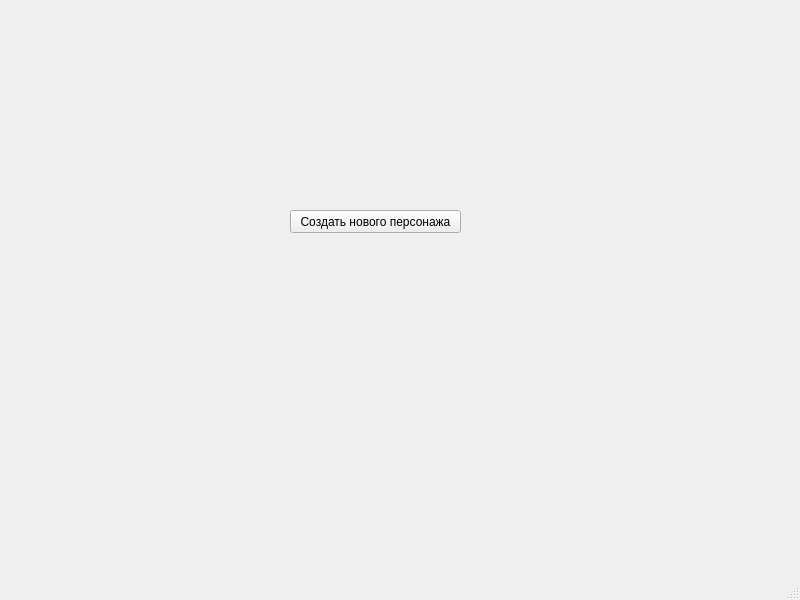
<?xml version="1.0" encoding="UTF-8"?>
<ui version="4.0">
 <class>MainWindow</class>
 <widget class="QMainWindow" name="MainWindow">
  <property name="geometry">
   <rect>
    <x>0</x>
    <y>0</y>
    <width>800</width>
    <height>600</height>
   </rect>
  </property>
  <property name="windowTitle">
   <string>MainWindow</string>
  </property>
  <widget class="QWidget" name="centralwidget">
   <widget class="QPushButton" name="NewCharacterBut">
    <property name="geometry">
     <rect>
      <x>290</x>
      <y>210</y>
      <width>171</width>
      <height>23</height>
     </rect>
    </property>
    <property name="text">
     <string>Создать нового персонажа</string>
    </property>
   </widget>
  </widget>
  <widget class="QMenuBar" name="menubar">
   <property name="geometry">
    <rect>
     <x>0</x>
     <y>0</y>
     <width>800</width>
     <height>21</height>
    </rect>
   </property>
  </widget>
  <widget class="QStatusBar" name="statusbar"/>
 </widget>
 <resources/>
 <connections/>
</ui>
